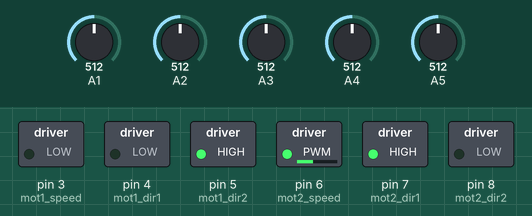
Simulated run of this sketch. Board: Arduino Uno, built with avr-gcc and run on an emulated ATmega328P. On the bench: switched loads named in the sketch (green lamp = pin HIGH). The inputs (shaded band) are chosen by the test bench; at power-on: A4 = 512, A3 = 512, A5 = 512, A2 = 512, A1 = 512.

Above: at 1.2 s.
1.3 s: A4 set to 992
2.8 s: A3 set to 776
4.3 s: A3 set to 812
At 4.7 s:
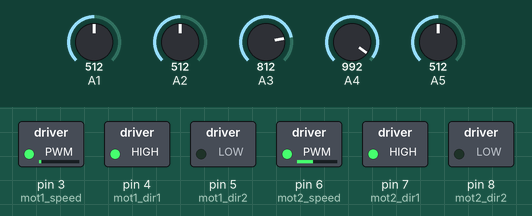
5.8 s: A5 set to 716
At 7.0 s:
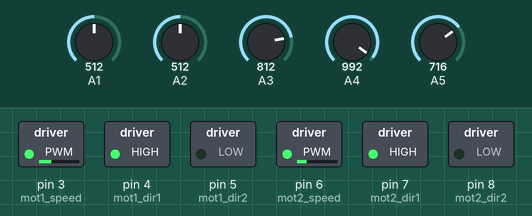
7.3 s: A2 set to 937
At 8.2 s:
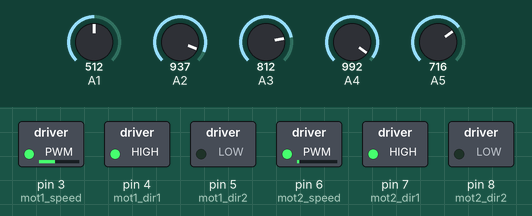
8.8 s: A2 set to 956
At 9.3 s:
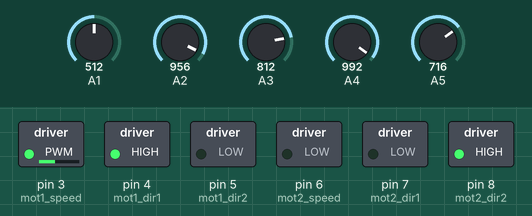
Timing chart, 0 to 11.3 s (numbered marks = the images above; inputs shaded):
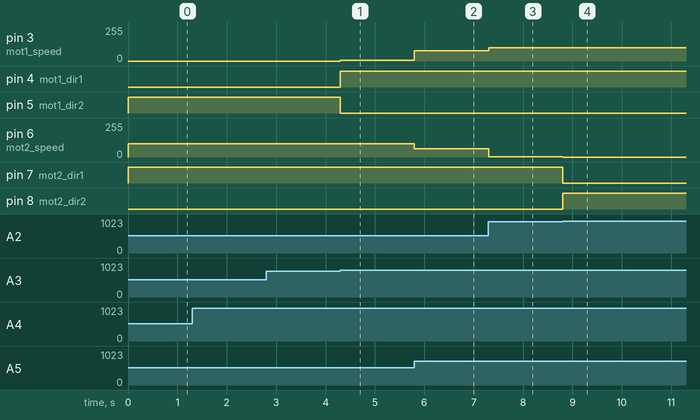

The sketch:

transcript.ino
```cpp
#include <util/delay.h>
#include <stdio.h>
#include <string.h>


float CNYread[5]; // array of IR sensor
#define mot1_speed 3 // pin speed of motor1
#define mot1_dir1 4 // direction 1 for motor 1
#define mot1_dir2 5  // direction 2 for motor 1
#define mot2_speed 6  // pin speed of motor2
#define mot2_dir1 7 // direction 1 for motor 2
#define mot2_dir2 8 // direction 2 for motor 2
#define maxspeedSTR 70 // max start speed value
#define maxspeed 100 // max speed value
#define Kp 0.7
#define Kd 0.4
float error=0;
float last_error=0;
float line_pos=0;
float initalpos =390; // 390 is start line pos
float correction =0;
  /*
  * setup input & output
  * @return void
  */
void setup() {
  // sensor pins
  pinMode(A1,INPUT);
  pinMode(A2,INPUT);
  pinMode(A3,INPUT);
  pinMode(A4,INPUT);
  pinMode(A5,INPUT);
  // motor pins
  pinMode(mot1_speed,OUTPUT);
  pinMode(mot1_dir1,OUTPUT);
  pinMode(mot1_dir2,OUTPUT);
  pinMode(mot2_speed,OUTPUT);
  pinMode(mot2_dir1,OUTPUT);
  pinMode(mot2_dir2,OUTPUT);
  // Serial begin
  Serial.begin(9600);
}
  /*
  * set speed of frist motor
  * @param speed int
  * @return void
  */
void setMot1Speed(int speed){
  if (speed>maxspeed) speed=maxspeed;
  if(speed>0){
    digitalWrite(mot1_dir1,HIGH);
    digitalWrite(mot1_dir2,LOW);
    analogWrite(mot1_speed,speed);
  }else{
    digitalWrite(mot1_dir1,LOW);
    digitalWrite(mot1_dir2,HIGH);
    analogWrite(mot1_speed,0);
  }
}
  /*
  * set speed of second motor
  * @param speed int
  * @return void
  */
void setMot2Speed(int speed){
  if (speed>maxspeed) speed=maxspeed ;
  if(speed>0){
    digitalWrite(mot2_dir1,HIGH);
    digitalWrite(mot2_dir2,LOW);
    analogWrite(mot2_speed,speed);
  }else{
    digitalWrite(mot2_dir1,LOW);
    digitalWrite(mot2_dir2,HIGH);
    analogWrite(mot2_speed,0);
  }
}
  /*
  * read IR sensor value
  * @return void
  */
void readSensor()
{
   // read ir sensor & add weights for it
   CNYread[0]=(1024-analogRead(A1))/10*1;
   CNYread[1]=(1024-analogRead(A2))/10*2;
   CNYread[2]=(1024-analogRead(A3))/10*3;
   CNYread[3]=(1024-analogRead(A4))/10*4;
   CNYread[4]=(1024-analogRead(A5))/10*5;
   // end of analog

  }
  /*
  *  calculate correction value for PD controller
  * @return void
  */
  void calculateCorrection()
  {
    // sum values to get line pos
    line_pos=(CNYread[0]+CNYread[1]+CNYread[2]+CNYread[3]+CNYread[4]);
    // store previous error
    last_error = error;
    error =line_pos-initalpos;
    correction=Kp*error+Kd*(error-last_error);
    }
void loop() {

   readSensor();
   calculateCorrection();
   setMot1Speed(maxspeedSTR-correction);
   setMot2Speed(maxspeedSTR+correction);


}
```

Measured:
- the behaviour switches between 794 and 795 on A3 (found by bisection; images 0 and 1)
- the behaviour switches between 944 and 945 on A2 (found by bisection; images 3 and 4)
- after the input at 4.3 s, pin 3 (mot1_speed): 0/255 → 4/255 at once; pin 4 (mot1_dir1): LOW → HIGH at once; pin 5 (mot1_dir2): HIGH → LOW at once
- after the input at 5.8 s, pin 3 (mot1_speed): 4/255 → 78/255 at once; pin 6 (mot2_speed): 100/255 → 61/255 at once
- after the input at 7.3 s, pin 3 (mot1_speed): 78/255 → 100/255 at once; pin 6 (mot2_speed): 61/255 → 1/255 at once
- after the input at 8.8 s, pin 6 (mot2_speed): 1/255 → 0/255 at once; pin 7 (mot2_dir1): HIGH → LOW at once; pin 8 (mot2_dir2): LOW → HIGH at once
